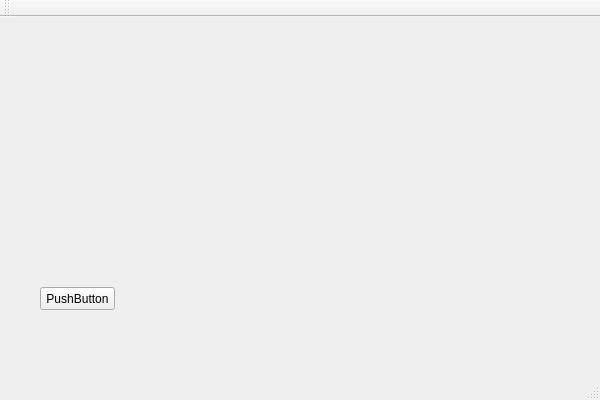
<?xml version="1.0" encoding="UTF-8"?>
<ui version="4.0">
 <class>chessClass</class>
 <widget class="QMainWindow" name="chessClass">
  <property name="geometry">
   <rect>
    <x>0</x>
    <y>0</y>
    <width>600</width>
    <height>400</height>
   </rect>
  </property>
  <property name="windowTitle">
   <string>chess</string>
  </property>
  <widget class="QWidget" name="centralWidget">
   <widget class="QPushButton" name="pushButton">
    <property name="geometry">
     <rect>
      <x>40</x>
      <y>270</y>
      <width>75</width>
      <height>23</height>
     </rect>
    </property>
    <property name="text">
     <string>PushButton</string>
    </property>
   </widget>
  </widget>
  <widget class="QMenuBar" name="menuBar">
   <property name="geometry">
    <rect>
     <x>0</x>
     <y>0</y>
     <width>600</width>
     <height>21</height>
    </rect>
   </property>
  </widget>
  <widget class="QToolBar" name="mainToolBar">
   <attribute name="toolBarArea">
    <enum>TopToolBarArea</enum>
   </attribute>
   <attribute name="toolBarBreak">
    <bool>false</bool>
   </attribute>
  </widget>
  <widget class="QStatusBar" name="statusBar"/>
 </widget>
 <layoutdefault spacing="6" margin="11"/>
 <resources>
  <include location="chess.qrc"/>
 </resources>
 <connections/>
</ui>
